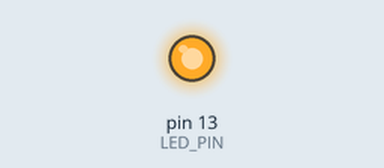
Recording of a sketch running on a simulated Arduino Uno, built with avr-gcc and run on an emulated ATmega328P. On the bench: output pins drawn as LEDs (lit = HIGH).

Above: at 0.2 s.
At 24.2 s:
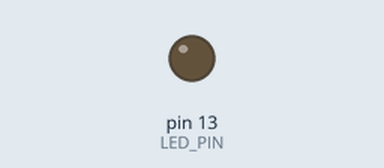
Timing chart, 0 to 27.3 s (numbered marks = the images above):
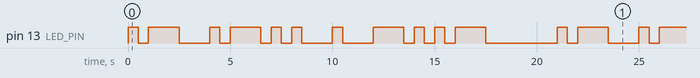

The sketch:

sketch_dec02b_morse_code_sample.ino
```cpp
const unsigned int LED_PIN = 13;
const unsigned int DOT = 500;
const unsigned int DASH = DOT * 3;
const unsigned int CHAR_SPACE = DOT;
const unsigned int LETTER_SPACE = DOT * 3;
const unsigned int WORD_SPACE = DOT * 7;

const int A[3] = {2, DOT, DASH};
const int E[2] = {1, DOT};
const int L[5] = {4, DOT, DASH, DOT, DOT};
const int X[5] = {4, DASH, DOT, DOT, DASH};

void setup() {
//  Serial.begin(9600);
  pinMode(LED_PIN, OUTPUT);
}

void loop() {
  writeMorseLetter(A);
  turnOff(LETTER_SPACE);
  writeMorseLetter(L);
  turnOff(LETTER_SPACE);
  writeMorseLetter(E);
  turnOff(LETTER_SPACE);
  writeMorseLetter(X);
  turnOff(WORD_SPACE);
}

void writeMorseLetter(int codes[]) {
  int total = codes[0];

  if(total == 1){
    turnOn(codes[1]);
    return;
  }

  int i;
  for (i=1; i < total; i++) {
    turnOn(codes[i]);
    turnOff(CHAR_SPACE);
  }
  turnOn(codes[total]);
}

void turnOn(int code) {
  digitalWrite(LED_PIN, HIGH);
  delay(code);
}

void turnOff(int code) {
  digitalWrite(LED_PIN, LOW);
  delay(code);
}
```

Measured:
- by itself, pin 13 (LED_PIN): moves between LOW and HIGH, repeating every 21.0 s
- by itself, everything shown: repeats every 21.0 s, in 22 steps
